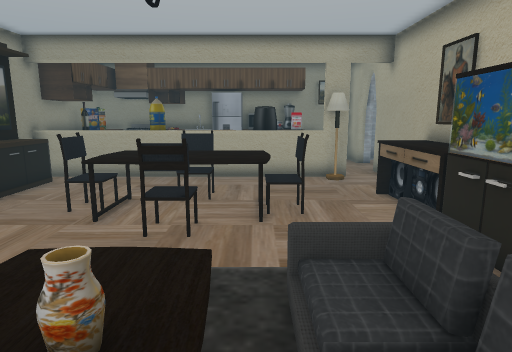
view 1 (above)

24 first-person views from a walk through a scene from a Unity 3-D project. The camera is 1.3 m above the floor, tilts 10° down and sees 75° across. Doors are open. The floor is counted in squares, 0.5 m on a side. Each view is taken from the middle of a square. On the plan, view 1 faces up. The plan holds only what a view shows up to about 20 squares ahead; the rest is blank. The player is left out.

view 2
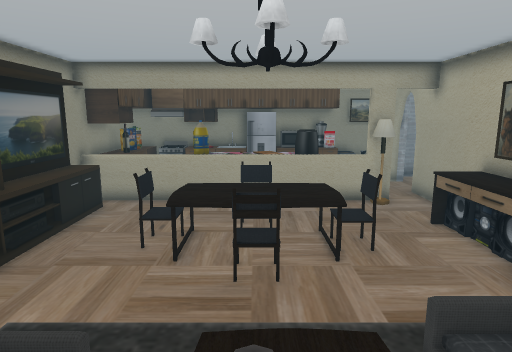

view 3
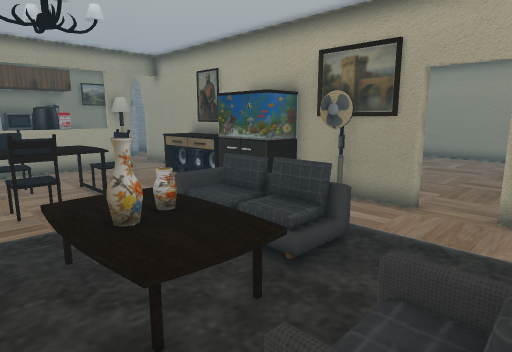

view 4
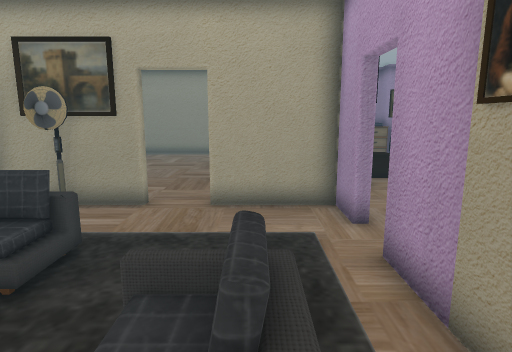

view 5
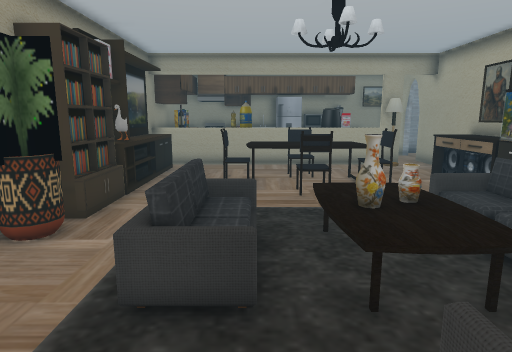

view 6
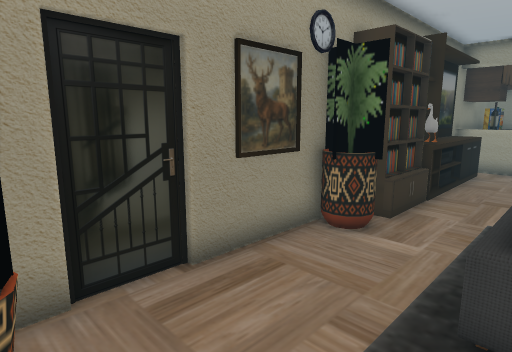

view 7
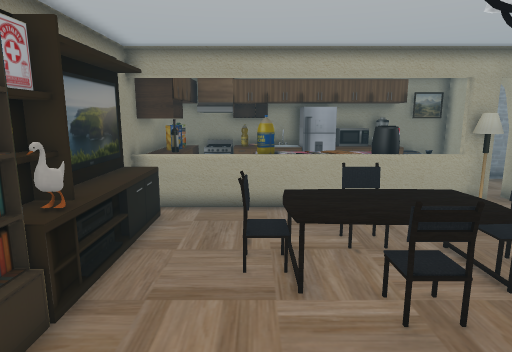

view 8
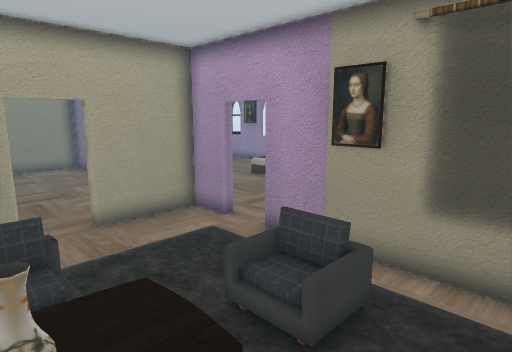

view 9
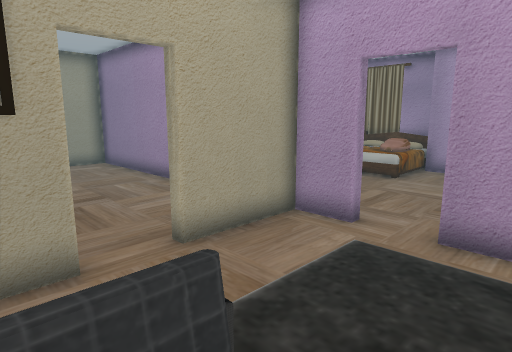

view 10
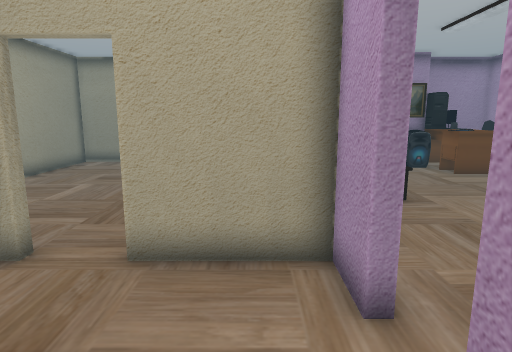

view 11
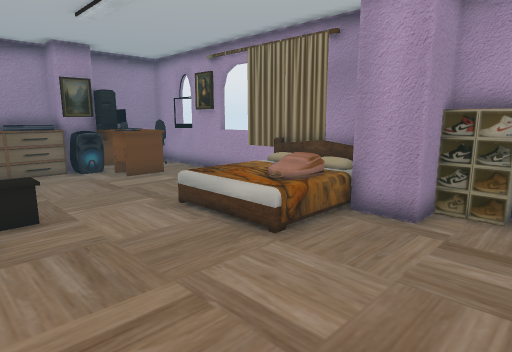

view 12
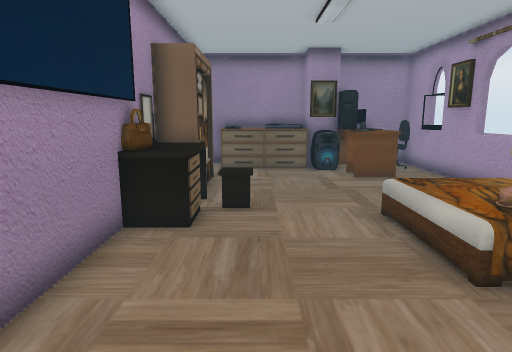

view 13
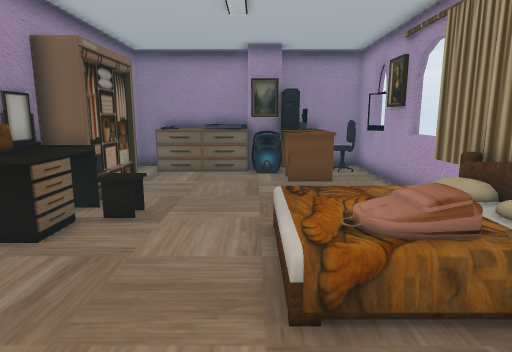

view 14
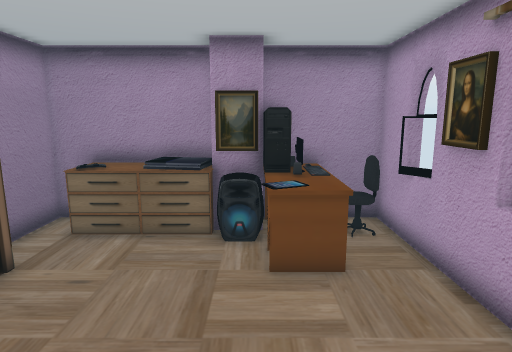

view 15
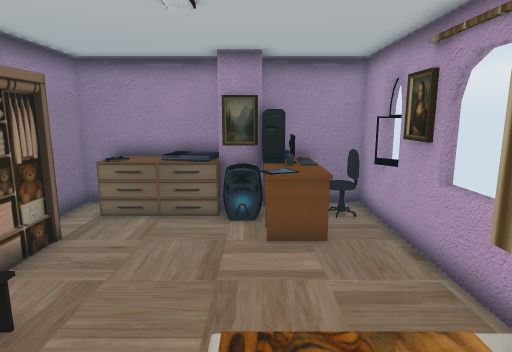

view 16
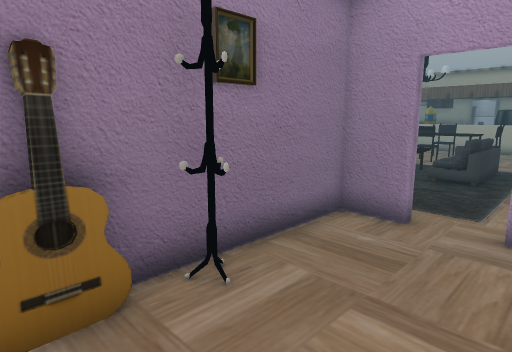

view 17
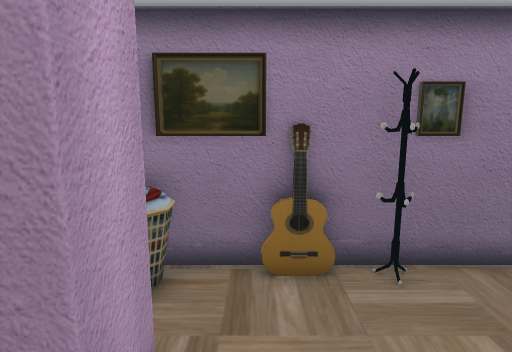

view 18
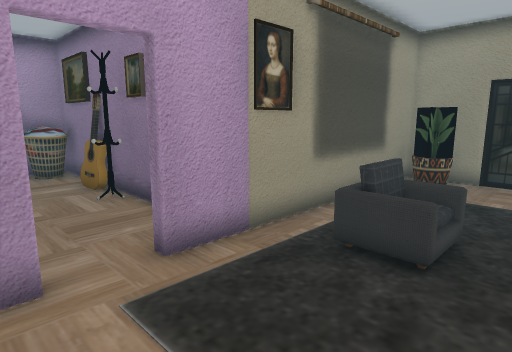

view 19
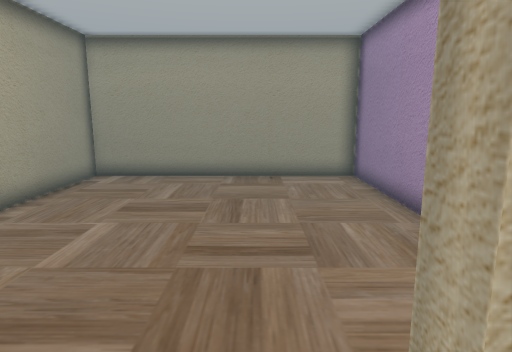

view 20
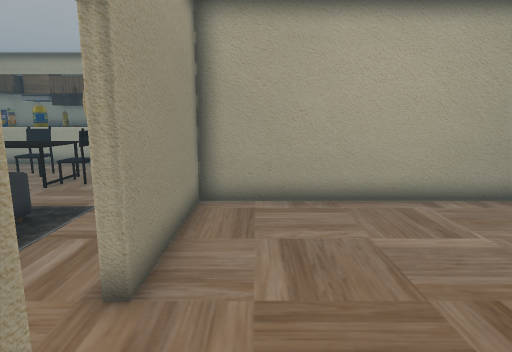

view 21
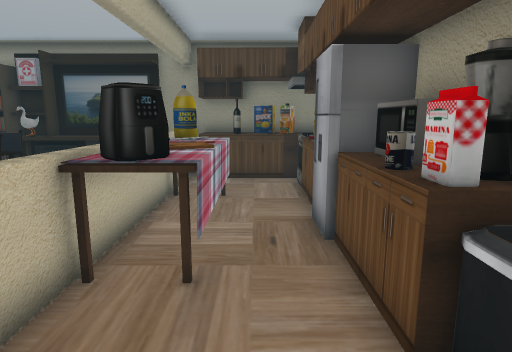

view 22
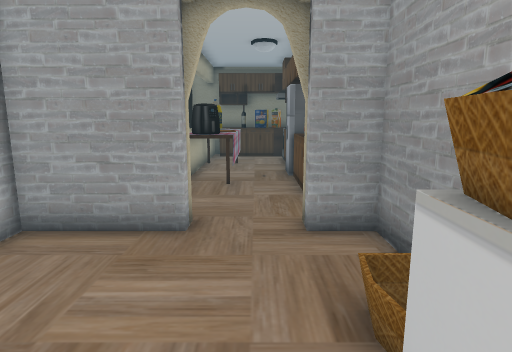

view 23
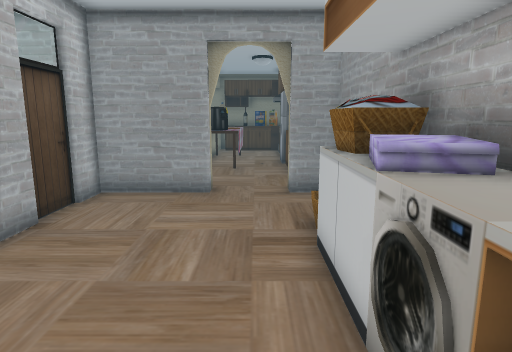

view 24
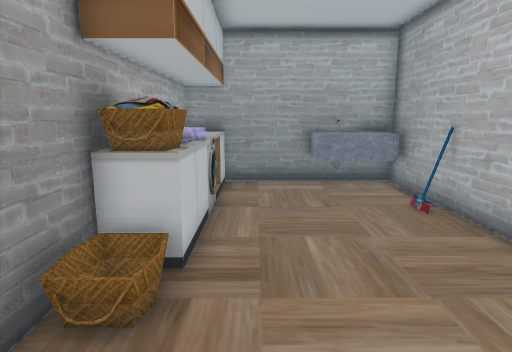

### Floor plan
Key: @ floor where view 1 was taken; # wall or solid block; x gap in a wall; . main floor; : floor 0.5 m higher than the main floor; + floor 0.75 m higher than the main floor; / step, stairs or slope; D open door; = window, fence, low wall or low ledge; ^ raised ledge; v drop or lower ground; O other object.
Columns run from 10 left of view 1 to 20 right of it. Each row starts with its distance up from view 1.
 21 #O#O####O############## ######
 20 #OOOO###OOOOOO^=##...#####^  ##
 19 #OO.....OO............##=====##
 18 #OO.......................... #
 17 #OO..^^^^^^^................. #
 16 #OO..x^^^^##....# ...........^#
 15 #====^^^^^^^=##.##..........=##
 14 ##...........##.##..........=^#
 13 #^..............###.########^^#
 12 #^......O.......#####
 11 #^....=.O.=...OO#
 10 #^...O+++++O..OO#
  9 #^=..O+++++/..OO#
  8 ##=...v///=...OO
  7 ##......O.....#
  6  #............#################
  5  #............###.............#
  4  #...OO././ O...#.............#
  3 ##... /.::. O..##.............#
  2 #...////=+.OO..##.............#
  1 #.../ //::.OO...#.............#
  0 #....//.//@.....D.............#
 -1 #...............D.............#
 -2 #......vOO......#.............#
 -3 #=.   .vOO......# ............#
 -4 ###  ...........# . ..........#
 -5 #############.###      ########
 -6       ######DDD#####^^O    ####
 -7           #........^^^OOOOO.OO#
 -8           #..........O......OO#
 -9           #.................OO#
-10           #.................O^#
-11           ##................O^#
-12           #................=O##
-13           OO....//::/.....OO###
-14           #.....//:  ....O#OOO#
-15           #...##//   ....OOOO##
-16           #==.###    .......OO#
-17           # #^#######O==###=O##
-18           #####     ###########

Where each view was taken, in squares from view 1:
view 1: 0 up, 0 right, facing up
view 2: 0 up, 2 left, facing up
view 3: 3 down, 4 left, facing up-right
view 4: 3 down, 4 left, facing right
view 5: 4 down, 4 left, facing up
view 6: 4 down, 5 left, facing up-left
view 7: 2 up, 5 left, facing up
view 8: 2 up, 5 left, facing down-right
view 9: 2 up, 0 right, facing down-right
view 10: 4 down, 0 right, facing right
view 11: 7 down, 1 right, facing down-right
view 12: 9 down, 1 right, facing right
view 13: 12 down, 2 right, facing right
view 14: 13 down, 8 right, facing right
view 15: 13 down, 6 right, facing right
view 16: 14 down, 5 right, facing up-left
view 17: 14 down, 8 right, facing left
view 18: 0 up, 5 right, facing down-left
view 19: 1 down, 5 right, facing right
view 20: 4 down, 8 right, facing up
view 21: 18 up, 6 right, facing left
view 22: 18 up, 14 right, facing left
view 23: 18 up, 18 right, facing left
view 24: 18 up, 6 right, facing right
